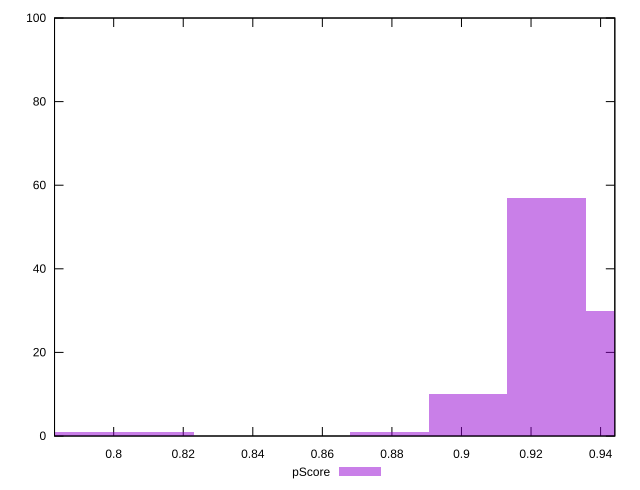

The script that saved this image:
reset

$pScore <<EOF
0.946965944429822 30
0.924419136229112 57
0.9018723280284019 10
0.8116850952255616 1
0.7891382870248517 1
0.8793255198276918 1
EOF

set key outside below
set boxwidth 0.022546808200710047
set xrange [0.7829926999113618:0.944092202615059]
set yrange [0:100]
set trange [0:100]
set style fill transparent solid 0.5 noborder
set terminal svg size 640, 490 enhanced background rgb 'white'
set output "reprap/bootup-time/samples/pages+cached+noexternal+nomedia/pScore/histogram.svg"

plot $pScore title "pScore" with boxes

reset
